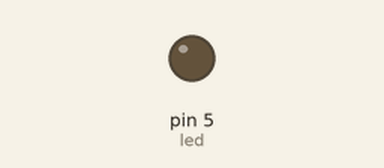
Simulated run of this sketch. Board: Arduino Uno, built with avr-gcc and run on an emulated ATmega328P. On the bench: output pins drawn as LEDs (lit = HIGH).

Above: at 0.05 s.
At 0.4 s:
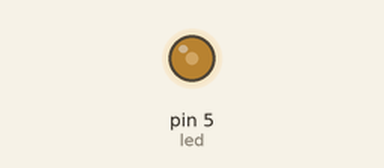
At 0.75 s:
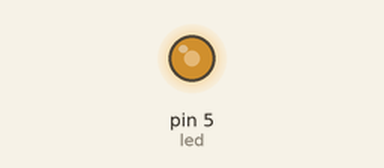
At 1.5 s:
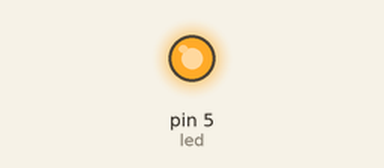
Timing chart, 0 to 3.5 s (numbered marks = the images above):
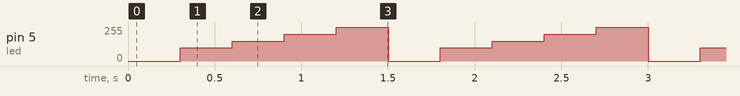

The sketch:

pwm_led_parlakligi.ino
```cpp
int led=5;

void setup() {
  pinMode(led,OUTPUT);
}

void loop() {
  //pwm sinyali 0-255 arası deger alir
  analogWrite(led,0);
  delay(300);
  analogWrite(led,100);
  delay(300);
  analogWrite(led,150);
  delay(300);
  analogWrite(led,200);
  delay(300);
  analogWrite(led,255);
  delay(300);
}
```

Measured:
- by itself, pin 5 (led): repeats every 1.5 s: 150/255 0.30 s, 200/255 0.30 s, 255/255 0.30 s, 0/255 0.30 s, 100/255 0.30 s
